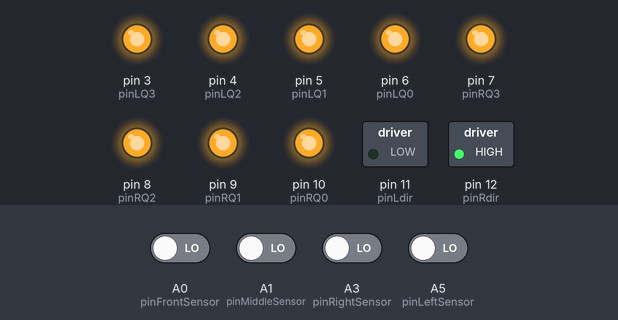
Simulated run of this sketch. Board: Arduino Uno, built with avr-gcc and run on an emulated ATmega328P. Shown: switched loads named in the sketch (green lamp = pin HIGH), output pins drawn as LEDs (lit = HIGH). The test bench sets the inputs (shaded band); at power-on: A0 (pinFrontSensor), A1 (pinMiddleSensor), A3 (pinRightSensor), A5 (pinLeftSensor) LOW.

Above: at 1.8 s.
1.9 s: A5 (pinLeftSensor) driven HIGH
At 2.6 s:
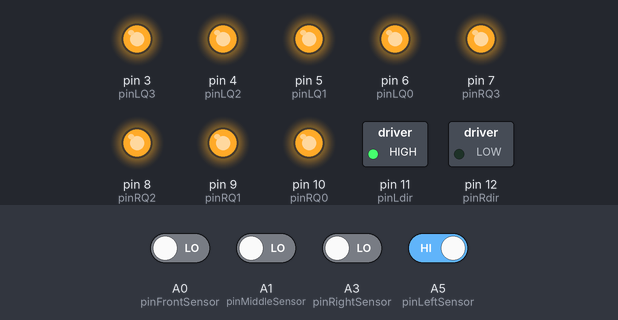
3.5 s: A5 (pinLeftSensor) driven LOW
At 4.9 s:
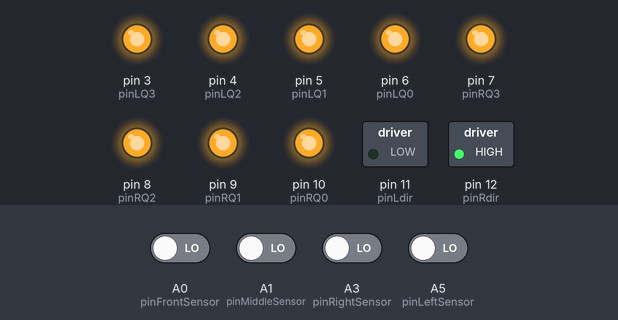
6.5 s: A3 (pinRightSensor) driven HIGH
At 13.1 s:
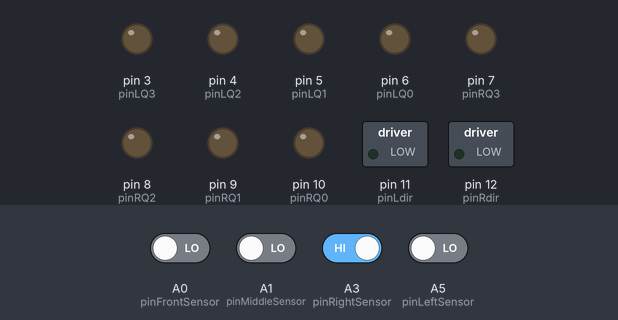
Timing chart, 0 to 14.6 s (numbered marks = the images above; inputs shaded):
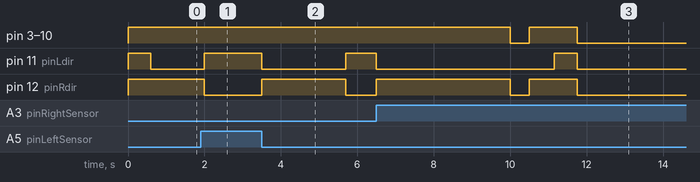

Measured:
- after the input at 1.9 s, pin 11 (pinLdir): LOW → HIGH after 0.10 s; pin 12 (pinRdir): HIGH → LOW after 0.10 s
- after the input at 3.5 s, pin 11 (pinLdir): HIGH → LOW at once, → HIGH 2.2 s later; pin 12 (pinRdir): LOW → HIGH at once, → LOW 2.2 s later

The sketch:

Tesla.ino
```cpp
/*
  ELEC1100 Spring 2019 HKUST
  Group 086
  Theo Azriel and Ferris Prima Nugraha
  20541062  and 20543826

  NEED FULL BATTERY, TEST FEW TIMES AFTER FULLY CHARGED
  ALIGN THE CONNECTOR TO BATTERY INDICATOR WELL
  CHECK SENSOR ORIENTATION
*/

// assign meaningful names to those pins that will be used
#define pinLeftSensor A5      //pin A5
#define pinRightSensor A3     //pin A3
#define pinMiddleSensor A1    //pin A1
#define pinFrontSensor A0     //pin A0

#define pinLQ3 3              //pin D3
#define pinLQ2 4              //pin D4
#define pinLQ1 5              //pin D5
#define pinLQ0 6              //pin D6

#define pinRQ3 7              //pin D7
#define pinRQ2 8              //pin D8
#define pinRQ1 9              //pin D9
#define pinRQ0 10             //pin D10

#define pinLdir 11            //pin D11
#define pinRdir 12            //pin D12

//define variables to be used in script
int leftSensor = 1;
int rightSensor = 1;
int middleSensor = 1;
int frontSensor = 1;
int counter = 0;
long time_now = 0;
long time_then = 0;
long elapsed = 0;

// the setup function runs once when you press reset or power the board
void setup() {
  // define pins as input and output.
  pinMode(pinLeftSensor, INPUT);
  pinMode(pinRightSensor, INPUT);
  pinMode(pinMiddleSensor, INPUT);
  pinMode(pinFrontSensor, INPUT);

  pinMode(pinLQ3, OUTPUT);
  pinMode(pinLQ2, OUTPUT);
  pinMode(pinLQ1, OUTPUT);
  pinMode(pinLQ0, OUTPUT);

  pinMode(pinRQ3, OUTPUT);
  pinMode(pinRQ2, OUTPUT);
  pinMode(pinRQ1, OUTPUT);
  pinMode(pinRQ0, OUTPUT);

  pinMode(pinLdir, OUTPUT);
  pinMode(pinRdir, OUTPUT);

  // initialize output pins.
  digitalWrite(pinLQ3, LOW);
  digitalWrite(pinLQ2, LOW);
  digitalWrite(pinLQ1, LOW);
  digitalWrite(pinLQ0, LOW);
  digitalWrite(pinRQ3, LOW);
  digitalWrite(pinRQ2, LOW);
  digitalWrite(pinRQ1, LOW);
  digitalWrite(pinRQ0, LOW);
  digitalWrite(pinLdir, HIGH);        // HIGH: move forward
  digitalWrite(pinRdir, HIGH);        // LOW:  move backward
}

void L_drive_motor(int LQ3,int LQ2,int LQ1,int LQ0,int Ldir){
  digitalWrite(pinLQ3, LQ3);
  digitalWrite(pinLQ2, LQ2);
  digitalWrite(pinLQ1, LQ1);
  digitalWrite(pinLQ0, LQ0);
  digitalWrite(pinLdir,Ldir);
}

void R_drive_motor(int RQ3,int RQ2,int RQ1,int RQ0,int Rdir){
  digitalWrite(pinRQ3, RQ3);
  digitalWrite(pinRQ2, RQ2);
  digitalWrite(pinRQ1, RQ1);
  digitalWrite(pinRQ0, RQ0);
  digitalWrite(pinRdir,Rdir);
}

void start_run(int frontSensor){
    if(!frontSensor && counter == 1){
       time_now = millis();
       L_drive_motor(1,1,1,1,HIGH);
       R_drive_motor(1,1,1,1,HIGH);
       delay(600);
       counter++;
    }
}

void stop(){
  if(counter==0){
    L_drive_motor(0,0,0,0,LOW);
    R_drive_motor(0,0,0,0,LOW);
    counter++;
  }
}

void sharpTurn(int leftSensor , int rightSensor){
    if(!leftSensor && !rightSensor){
      time_then = millis();
      elapsed = (time_then - time_now);

      if(elapsed<5500){
        digitalWrite(pinLdir, LOW);
        digitalWrite(pinRdir, HIGH);
        delay(200);
      }
      else{
        digitalWrite(pinLdir, HIGH);
        digitalWrite(pinRdir, LOW);
        delay(200);
      }
    }
}

void justDrive(int middleSensor, int leftSensor, int rightSensor, int counter){
    if (!middleSensor && (counter>=2)) {
      if(leftSensor && rightSensor){
        digitalWrite(pinLdir, HIGH);
        digitalWrite(pinRdir, HIGH);
      }
      else if(!leftSensor && rightSensor){
        digitalWrite(pinLdir, LOW);
        digitalWrite(pinRdir, HIGH);
      }
       else if(leftSensor && !rightSensor){
        digitalWrite(pinLdir, HIGH);
        digitalWrite(pinRdir, LOW);
      }
  }
}

void turnBackWall(int frontSensor){
  time_then = millis();
  elapsed = (time_then - time_now);

  if(elapsed>10000 && !frontSensor){
      L_drive_motor(0,0,0,0,LOW);
      R_drive_motor(0,0,0,0,LOW);
      delay(500);

      R_drive_motor(1,1,1,1,HIGH);
      L_drive_motor(1,1,1,1,LOW);
      delay(650);

      R_drive_motor(1,1,1,1,HIGH);
      L_drive_motor(1,1,1,1,HIGH);
      delay(600);

      L_drive_motor(0,0,0,0,LOW);
      R_drive_motor(0,0,0,0,LOW);
      delay(1000000);
  }
}

void loop() {
  leftSensor = digitalRead(pinLeftSensor);
  rightSensor = digitalRead(pinRightSensor);
  middleSensor = digitalRead(pinMiddleSensor);
  frontSensor = digitalRead(pinFrontSensor);

  stop();
  start_run(frontSensor);
  justDrive(middleSensor, leftSensor, rightSensor, counter);
  sharpTurn(leftSensor, rightSensor);
  turnBackWall(frontSensor);
}
```
